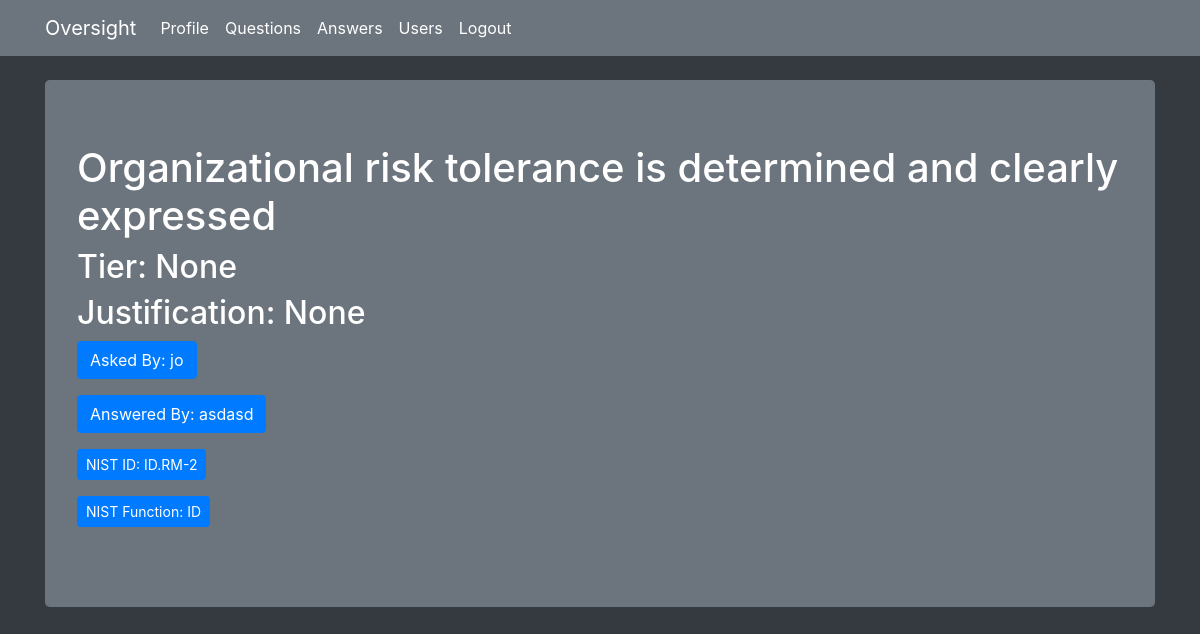
Page /question/23 (signed in) on the committed database.
### flaskqa/models.py (models this page shows, shortened)
class Question(db.Model):
    id = db.Column(db.Integer, primary_key=True)
    question = db.Column(db.Integer)
    answer = db.Column(db.Integer)
    asked_by_id = db.Column(db.Integer, db.ForeignKey('user.id'))
    expert_id = db.Column(db.Integer, db.ForeignKey('user.id'))
    nist_id = db.Column(db.String)
    nist_function = db.Column(db.String)
    nist_subcategory = db.Column(db.String)
    justification = db.Column(db.Text)

class User(UserMixin, db.Model):
    id = db.Column(db.Integer, primary_key=True)
    name = db.Column(db.String(50))
    password = db.Column(db.String(100))
    expert = db.Column(db.Boolean)
    admin = db.Column(db.Boolean)
    questions_asked = db.relationship(
        'Question',
        foreign_keys='Question.asked_by_id',
        backref='asker',
        lazy=True
    )
    answers_requested = db.relationship(
        'Question',
        foreign_keys='Question.expert_id',
        backref='expert',
        lazy=True
    )
    @property
    def unhashed_password(self):
        raise AttributeError('Cannot view unhashed password!')

### flaskqa/routes/main.py (the view)
@main.route('/question/<int:question_id>', methods=['GET', 'POST'])
@login_required
def question(question_id):
    if not current_user.expert:
        return redirect(url_for('main.index'))
    question = Question.query.get_or_404(question_id)
    if request.method == 'POST':
        question.answer = request.form['answer']
        db.session.commit()
        return redirect(url_for('main.unanswered'))
    context = {
        'question' : question
    }
    return render_template('question.html', **context)

### flaskqa/__init__.py (called while the page is built)
def create_app(config_file='settings.py'):
    app = Flask(__name__)
    app.config.from_pyfile(config_file)
    app.secret_key = b'\x10\x06@.\xcb\xac\xdb\xa7\xe8\x8d\xedi\x80O\ta.\xcc\x8a\x03&\x10C&'
    db.init_app(app)
    login_manager.init_app(app)
    login_manager.login_view = 'auth.login'
    @login_manager.user_loader
    def user_loader(user_id):
        return User.query.get(user_id)
    app.register_blueprint(main)
    app.register_blueprint(auth)
    app.cli.add_command(create_tables)
    return app

### flaskqa/templates/question.html (shortened to what this page needs)
{% extends 'base.html' %}
{% block content %}
<div class="jumbotron bg-secondary text-white">
        <h1>{{ question.question }}</h1>
        <h2>Tier: {{ question.answer }}</h2>
        <h2>Justification: {{ question.justification }}</h2>
        <p><a class="btn btn-primary btn-md">Asked By: {{ question.asker.name }}</a></p>
        <p><a class="btn btn-primary btn-md">Answered By: {{ question.expert.name }}</a></p>
        <p><a class="btn btn-primary btn-sm">NIST ID: {{ question.nist_id }}</a></p>
        <p><a class="btn btn-primary btn-sm">NIST Function: {{ question.nist_function }}</a></p>
      </div>
{% endblock %}

### rows in the picture
Question: question "Organizational risk tolerance is determined and clearly expressed", answer "None", justification "None", nist_id "ID.RM-2", nist_function "ID"
User: asker.name "jo"
User: expert.name "asdasd"
